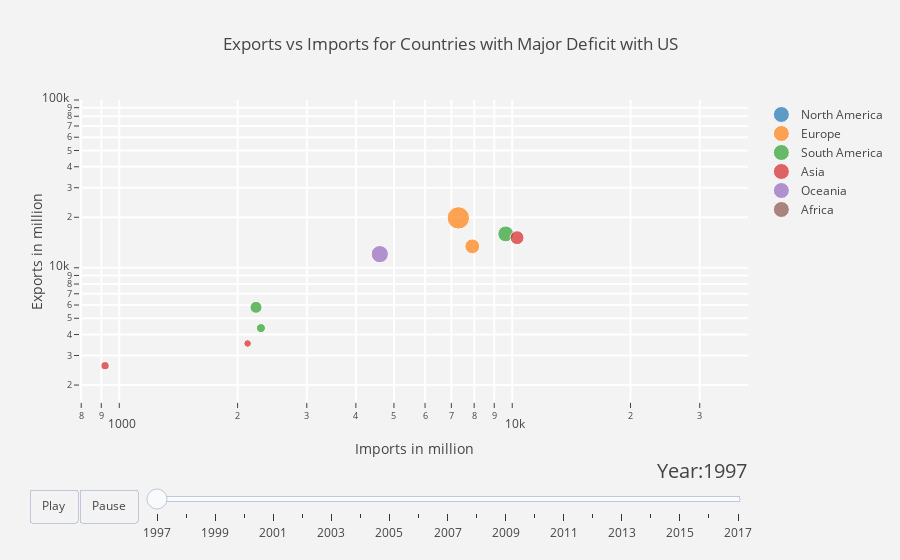

Notebook code for this chart:
### Code cell
py.iplot(figure)

### Figure 1 — Plotly figure (JSON) as saved in the notebook; plotly's stock layout.template omitted (floating-point values rounded to 4 significant figures)
{"data": [{"marker": {"size": [1169, 654.7, 678.4], "sizemode": "area", "sizeref": 50}, "mode": "markers", "name": "North America", "text": ["Panama", "Bahamas", "Jamaica"], "x": [367.2, 154.8, 738.1], "y": [1536.0, 809.5, 1416.0]}, {"marker": {"size": [12534, 5508.0], "sizemode": "area", "sizeref": 50}, "mode": "markers", "name": "Europe", "text": ["Netherlands", "Belgium"], "x": [7293.0, 7912.0], "y": [19830.0, 13420.0]}, {"marker": {"size": [2075.0, 6289.0, 3582], "sizemode": "area", "sizeref": 50}, "mode": "markers", "name": "South America", "text": ["Chile", "Brazil", "Argentina"], "x": [2293.0, 9625.0, 2228.0], "y": [4368.0, 15910.0, 5810.0]}, {"marker": {"size": [1418.0, 221.6, 1687.0, 4829.0], "sizemode": "area", "sizeref": 50}, "mode": "markers", "name": "Asia", "text": ["Turkey", "Qatar", "United Arab Emirates", "Hong Kong"], "x": [2121.0, 157.4, 919.9, 10290.0], "y": [3539.0, 379, 2607, 15120.0]}, {"marker": {"size": [7461.0], "sizemode": "area", "sizeref": 50}, "mode": "markers", "name": "Oceania", "text": ["Australia"], "x": [4602.0], "y": [12060.0]}, {"marker": {"size": [3178.0], "sizemode": "area", "sizeref": 50}, "mode": "markers", "name": "Africa", "text": ["Egypt"], "x": [657.7], "y": [3835.0]}], "layout": {"hovermode": "closest", "paper_bgcolor": "rgb(243, 243, 243)", "plot_bgcolor": "rgb(243, 243, 243)", "sliders": [{"active": 0, "currentvalue": {"font": {"size": 20}, "prefix": "Year:", "visible": true, "xanchor": "right"}, "len": 0.9, "pad": {"b": 10, "t": 50}, "steps": [{"args": [[1997], {"frame": {"duration": 300, "redraw": false}, "mode": "immediate", "transition": {"duration": 300}}], "label": 1997, "method": "animate"}, {"args": [[1998], {"frame": {"duration": 300, "redraw": false}, "mode": "immediate", "transition": {"duration": 300}}], "label": 1998, "method": "animate"}, {"args": [[1999], {"frame": {"duration": 300, "redraw": false}, "mode": "immediate", "transition": {"duration": 300}}], "label": 1999, "method": "animate"}, {"args": [[2000], {"frame": {"duration": 300, "redraw": false}, "mode": "immediate", "transition": {"duration": 300}}], "label": 2000, "method": "animate"}, {"args": [[2001], {"frame": {"duration": 300, "redraw": false}, "mode": "immediate", "transition": {"duration": 300}}], "label": 2001, "method": "animate"}, {"args": [[2002], {"frame": {"duration": 300, "redraw": false}, "mode": "immediate", "transition": {"duration": 300}}], "label": 2002, "method": "animate"}, {"args": [[2003], {"frame": {"duration": 300, "redraw": false}, "mode": "immediate", "transition": {"duration": 300}}], "label": 2003, "method": "animate"}, {"args": [[2004], {"frame": {"duration": 300, "redraw": false}, "mode": "immediate", "transition": {"duration": 300}}], "label": 2004, "method": "animate"}, {"args": [[2005], {"frame": {"duration": 300, "redraw": false}, "mode": "immediate", "transition": {"duration": 300}}], "label": 2005, "method": "animate"}, {"args": [[2006], {"frame": {"duration": 300, "redraw": false}, "mode": "immediate", "transition": {"duration": 300}}], "label": 2006, "method": "animate"}, {"args": [[2007], {"frame": {"duration": 300, "redraw": false}, "mode": "immediate", "transition": {"duration": 300}}], "label": 2007, "method": "animate"}, {"args": [[2008], {"frame": {"duration": 300, "redraw": false}, "mode": "immediate", "transition": {"duration": 300}}], "label": 2008, "method": "animate"}, {"args": [[2009], {"frame": {"duration": 300, "redraw": false}, "mode": "immediate", "transition": {"duration": 300}}], "label": 2009, "method": "animate"}, {"args": [[2010], {"frame": {"duration": 300, "redraw": false}, "mode": "immediate", "transition": {"duration": 300}}], "label": 2010, "method": "animate"}, {"args": [[2011], {"frame": {"duration": 300, "redraw": false}, "mode": "immediate", "transition": {"duration": 300}}], "label": 2011, "method": "animate"}, {"args": [[2012], {"frame": {"duration": 300, "redraw": false}, "mode": "immediate", "transition": {"duration": 300}}], "label": 2012, "method": "animate"}, {"args": [[2013], {"frame": {"duration": 300, "redraw": false}, "mode": "immediate", "transition": {"duration": 300}}], "label": 2013, "method": "animate"}, {"args": [[2014], {"frame": {"duration": 300, "redraw": false}, "mode": "immediate", "transition": {"duration": 300}}], "label": 2014, "method": "animate"}, {"args": [[2015], {"frame": {"duration": 300, "redraw": false}, "mode": "immediate", "transition": {"duration": 300}}], "label": 2015, "method": "animate"}, {"args": [[2016], {"frame": {"duration": 300, "redraw": false}, "mode": "immediate", "transition": {"duration": 300}}], "label": 2016, "method": "animate"}, {"args": [[2017], {"frame": {"duration": 300, "redraw": false}, "mode": "immediate", "transition": {"duration": 300}}], "label": 2017, "method": "animate"}], "transition": {"duration": 300, "easing": "cubic-in-out"}, "x": 0.1, "xanchor": "left", "y": 0, "yanchor": "top"}], "title": "Exports vs Imports for Countries with Major Deficit with US", "updatemenus": [{"buttons": [{"args": [null, {"frame": {"duration": 500, "redraw": false}, "fromcurrent": true, "transition": {"duration": 300, "easing": "quadratic-in-out"}}], "label": "Play", "method": "animate"}, {"args": [[null], {"frame": {"duration": 0, "redraw": false}, "mode": "immediate", "transition": {"duration": 0}}], "label": "Pause", "method": "animate"}], "direction": "left", "pad": {"r": 10, "t": 87}, "showactive": false, "type": "buttons", "x": 0.1, "xanchor": "right", "y": 0, "yanchor": "top"}], "xaxis": {"gridcolor": "rgb(255, 255, 255)", "gridwidth": 2, "range": [2.9, 4.6], "ticklen": 5, "title": "Imports in million", "type": "log", "zerolinewidth": 1}, "yaxis": {"gridcolor": "rgb(255, 255, 255)", "gridwidth": 2, "range": [3.2, 5], "ticklen": 5, "title": "Exports in million", "type": "log", "zerolinewidth": 1}}}
